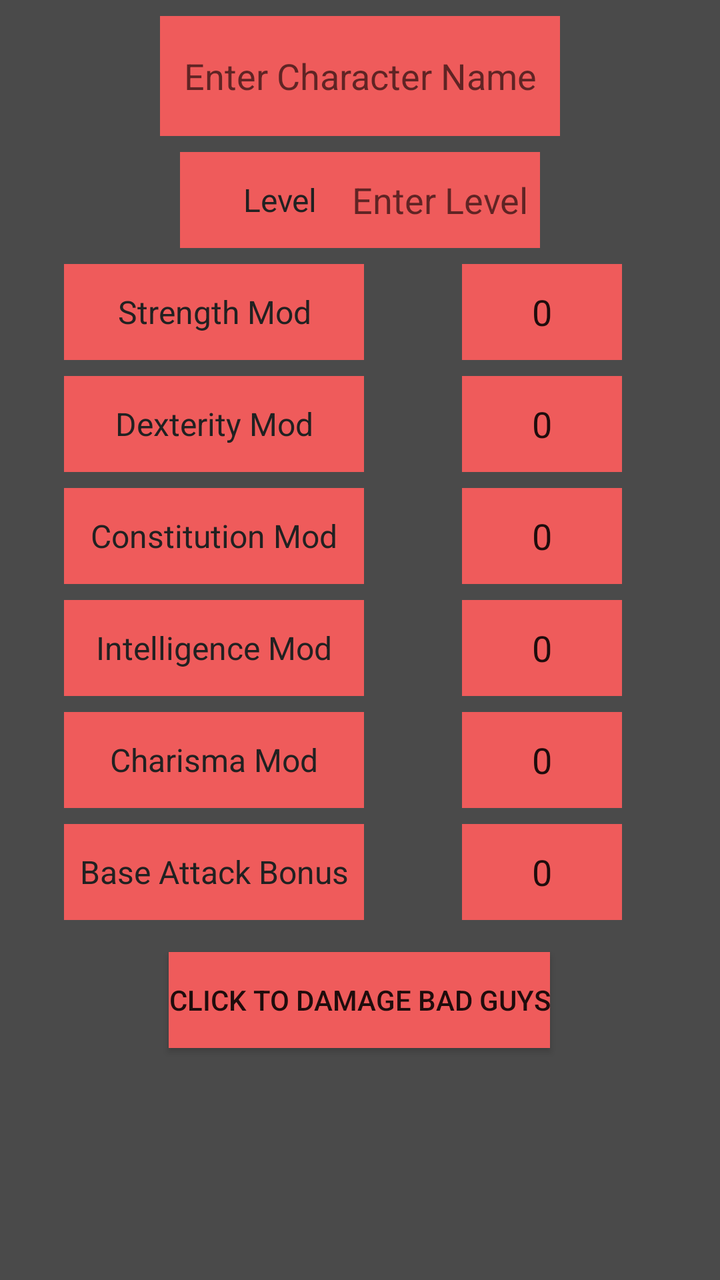
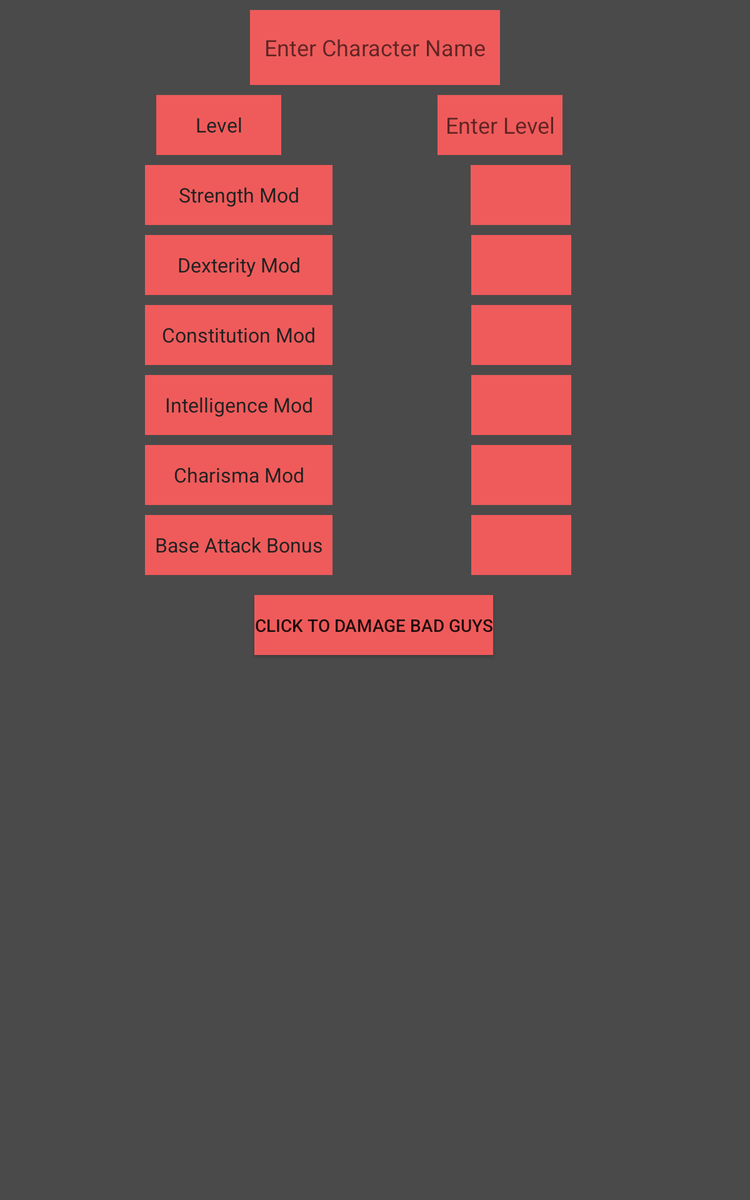

One screen, two layout resources from the same app: the default and the author's alternative for another configuration. Each is rendered where Android would select it; the XML of both is given below.
<!-- AndroidManifest.xml: application theme Theme.DNDFinalProject -->
<!-- res/layout/activity_main.xml -->
<?xml version="1.0" encoding="utf-8"?>
<androidx.constraintlayout.widget.ConstraintLayout xmlns:android="http://schemas.android.com/apk/res/android"
    xmlns:app="http://schemas.android.com/apk/res-auto"
    xmlns:tools="http://schemas.android.com/tools"
    android:layout_width="match_parent"
    android:layout_height="match_parent"
    tools:context=".MainActivity"
    android:background="@color/grey">

    <TextView
        android:id="@+id/str_textView"
        android:layout_width="150dp"
        android:layout_height="48dp"
        android:layout_marginStart="32dp"
        android:layout_marginTop="8dp"
        android:background="#EF5B5B"
        android:gravity="center"
        android:text="@string/strength_text"
        android:textColor="#212121"
        android:textSize="16sp"
        app:layout_constraintStart_toStartOf="parent"
        app:layout_constraintTop_toBottomOf="@+id/textView_level" />

    <TextView
        android:id="@+id/dex_textView"
        android:layout_width="150dp"
        android:layout_height="48dp"
        android:layout_marginStart="32dp"
        android:layout_marginTop="8dp"
        android:background="#EF5B5B"
        android:gravity="center"
        android:text="@string/dexterity_text"
        android:textColor="#212121"
        android:textSize="16sp"
        app:layout_constraintStart_toStartOf="parent"
        app:layout_constraintTop_toBottomOf="@+id/str_textView" />

    <TextView
        android:id="@+id/con_textView"
        android:layout_width="150dp"
        android:layout_height="48dp"
        android:layout_marginStart="32dp"
        android:layout_marginTop="8dp"
        android:background="#EF5B5B"
        android:gravity="center"
        android:text="@string/constitution_text"
        android:textColor="#212121"
        android:textSize="16sp"
        app:layout_constraintStart_toStartOf="parent"
        app:layout_constraintTop_toBottomOf="@+id/dex_textView" />

    <TextView
        android:id="@+id/int_textView"
        android:layout_width="150dp"
        android:layout_height="48dp"
        android:layout_marginStart="32dp"
        android:layout_marginTop="8dp"
        android:background="#EF5B5B"
        android:gravity="center"
        android:text="@string/intelligence_text"
        android:textColor="#212121"
        android:textSize="16sp"
        app:layout_constraintStart_toStartOf="parent"
        app:layout_constraintTop_toBottomOf="@+id/con_textView" />

    <TextView
        android:id="@+id/cha_textView"
        android:layout_width="150dp"
        android:layout_height="48dp"
        android:layout_marginStart="32dp"
        android:layout_marginTop="8dp"
        android:background="#EF5B5B"
        android:gravity="center"
        android:text="@string/charisma_text"
        android:textColor="#212121"
        android:textSize="16sp"
        app:layout_constraintStart_toStartOf="parent"
        app:layout_constraintTop_toBottomOf="@+id/int_textView" />

    <TextView
        android:id="@+id/bab_textView"
        android:layout_width="150dp"
        android:layout_height="48dp"
        android:layout_marginStart="32dp"
        android:layout_marginTop="8dp"
        android:background="#EF5B5B"
        android:gravity="center"
        android:text="@string/base_attack_bonus_text"
        android:textColor="#212121"
        android:textSize="16sp"
        app:layout_constraintStart_toStartOf="parent"
        app:layout_constraintTop_toBottomOf="@+id/cha_textView" />

    <EditText
        android:id="@+id/editTextCharName"
        android:layout_width="200dp"
        android:layout_height="60dp"
        android:layout_marginTop="8dp"
        android:background="#EF5B5B"
        android:ems="10"
        android:hint="@string/enter_character_name_text"
        android:importantForAutofill="no"
        android:inputType="textPersonName"
        android:textAlignment="center"
        app:layout_constraintEnd_toEndOf="parent"
        app:layout_constraintStart_toStartOf="parent"
        app:layout_constraintTop_toTopOf="parent"
        tools:ignore="TouchTargetSizeCheck,TextContrastCheck" />

    <TextView
        android:id="@+id/textView_level"
        android:layout_width="100dp"
        android:layout_height="48dp"
        android:layout_marginTop="8dp"
        android:background="#EF5B5B"
        android:gravity="center"
        android:text="@string/level_text"
        android:textColor="#212121"
        android:textSize="16sp"
        app:layout_constraintEnd_toEndOf="@+id/editTextCharName"
        app:layout_constraintStart_toStartOf="parent"
        app:layout_constraintTop_toBottomOf="@+id/editTextCharName" />

    <EditText
        android:id="@+id/editTextCharLevel"
        android:layout_width="100dp"
        android:layout_height="48dp"
        android:layout_marginTop="8dp"
        android:background="#EF5B5B"
        android:ems="10"
        android:hint="@string/enter_level_text"
        android:importantForAutofill="no"
        android:inputType="textPersonName"
        android:textAlignment="center"
        app:layout_constraintEnd_toEndOf="parent"
        app:layout_constraintStart_toStartOf="@+id/editTextCharName"
        app:layout_constraintTop_toBottomOf="@+id/editTextCharName"
        tools:ignore="TextContrastCheck" />

    <EditText
        android:id="@+id/editTextNumber_Str"
        android:layout_width="80dp"
        android:layout_height="48dp"
        android:layout_marginTop="8dp"
        android:background="#EF5B5B"
        android:ems="10"
        android:importantForAutofill="no"
        android:inputType="numberSigned"
        android:text="@string/_0"
        android:textAlignment="center"
        app:layout_constraintEnd_toEndOf="parent"
        app:layout_constraintStart_toEndOf="@+id/str_textView"
        app:layout_constraintTop_toBottomOf="@+id/editTextCharLevel"
        tools:ignore="SpeakableTextPresentCheck" />

    <EditText
        android:id="@+id/editTextNumber_Dex"
        android:layout_width="80dp"
        android:layout_height="48dp"
        android:layout_marginTop="8dp"
        android:background="#EF5B5B"
        android:ems="10"
        android:importantForAutofill="no"
        android:inputType="numberSigned"
        android:textAlignment="center"
        android:text="@string/_0"
        app:layout_constraintEnd_toEndOf="parent"
        app:layout_constraintStart_toEndOf="@+id/dex_textView"
        app:layout_constraintTop_toBottomOf="@+id/editTextNumber_Str"
        tools:ignore="SpeakableTextPresentCheck" />

    <EditText
        android:id="@+id/editTextNumber_Con"
        android:layout_width="80dp"
        android:layout_height="48dp"
        android:layout_marginTop="8dp"
        android:background="#EF5B5B"
        android:ems="10"
        android:importantForAutofill="no"
        android:inputType="numberSigned"
        android:textAlignment="center"
        android:text="@string/_0"
        app:layout_constraintEnd_toEndOf="parent"
        app:layout_constraintStart_toEndOf="@+id/con_textView"
        app:layout_constraintTop_toBottomOf="@+id/editTextNumber_Dex"
        tools:ignore="SpeakableTextPresentCheck" />

    <EditText
        android:id="@+id/editTextNumber_Int"
        android:layout_width="80dp"
        android:layout_height="48dp"
        android:layout_marginTop="8dp"
        android:background="#EF5B5B"
        android:ems="10"
        android:importantForAutofill="no"
        android:inputType="numberSigned"
        android:textAlignment="center"
        android:text="@string/_0"
        app:layout_constraintEnd_toEndOf="parent"
        app:layout_constraintStart_toEndOf="@+id/int_textView"
        app:layout_constraintTop_toBottomOf="@+id/editTextNumber_Con"
        tools:ignore="SpeakableTextPresentCheck" />

    <EditText
        android:id="@+id/editTextNumber_Cha"
        android:layout_width="80dp"
        android:layout_height="48dp"
        android:layout_marginTop="8dp"
        android:background="#EF5B5B"
        android:ems="10"
        android:importantForAutofill="no"
        android:inputType="numberSigned"
        android:textAlignment="center"
        android:text="@string/_0"
        app:layout_constraintEnd_toEndOf="parent"
        app:layout_constraintStart_toEndOf="@+id/cha_textView"
        app:layout_constraintTop_toBottomOf="@+id/editTextNumber_Int"
        tools:ignore="SpeakableTextPresentCheck" />

    <EditText
        android:id="@+id/editTextNumber_BAB"
        android:layout_width="80dp"
        android:layout_height="48dp"
        android:layout_marginTop="8dp"
        android:background="#EF5B5B"
        android:ems="10"
        android:importantForAutofill="no"
        android:inputType="numberSigned"
        android:textAlignment="center"
        android:text="@string/_0"
        app:layout_constraintEnd_toEndOf="parent"
        app:layout_constraintStart_toEndOf="@+id/bab_textView"
        app:layout_constraintTop_toBottomOf="@+id/editTextNumber_Cha"
        tools:ignore="SpeakableTextPresentCheck" />

    <Button
        android:id="@+id/button_Proceed"
        android:layout_width="wrap_content"
        android:layout_height="wrap_content"
        android:layout_marginTop="16dp"
        android:background="#EF5B5B"
        android:text="@string/click_to_damage_bad_guys"
        android:onClick="toCalculation"
        app:layout_constraintEnd_toEndOf="parent"
        app:layout_constraintHorizontal_bias="0.498"
        app:layout_constraintStart_toStartOf="parent"
        app:layout_constraintTop_toBottomOf="@+id/bab_textView"
        tools:ignore="TextContrastCheck" />

</androidx.constraintlayout.widget.ConstraintLayout>
<!-- resources referenced by this layout -->
<resources>
  <color name="grey">#4A4A4A</color>
  <string name="_0">0</string>
  <string name="base_attack_bonus_text">Base Attack Bonus</string>
  <string name="charisma_text">Charisma Mod</string>
  <string name="click_to_damage_bad_guys">Click To Damage Bad Guys</string>
  <string name="constitution_text">Constitution Mod</string>
  <string name="dexterity_text">Dexterity Mod</string>
  <string name="enter_character_name_text">Enter Character Name</string>
  <string name="enter_level_text">Enter Level</string>
  <string name="intelligence_text">Intelligence Mod</string>
  <string name="level_text">Level</string>
  <string name="strength_text">Strength Mod</string>
  <style name="Theme.DNDFinalProject" parent="Theme.MaterialComponents.DayNight.DarkActionBar">
          
          <item name="colorPrimary">@color/purple_500</item>
          <item name="colorPrimaryVariant">@color/purple_700</item>
          <item name="colorOnPrimary">@color/white</item>
          
          <item name="colorSecondary">@color/teal_200</item>
          <item name="colorSecondaryVariant">@color/teal_700</item>
          <item name="colorOnSecondary">@color/black</item>
          
          <item name="android:statusBarColor" tools:targetApi="l">?attr/colorPrimaryVariant</item>
          
      </style>
  <color name="purple_500">#FF6200EE</color>
  <color name="purple_700">#FF3700B3</color>
  <color name="white">#FFFFFFFF</color>
  <color name="teal_200">#FF03DAC5</color>
  <color name="teal_700">#FF018786</color>
  <color name="black">#FF000000</color>
</resources>
<!-- res/layout-sw600dp/activity_main.xml (the author's variant of the layout above) -->
<!-- drawn on a 7-inch tablet held upright -->
<?xml version="1.0" encoding="utf-8"?>
<androidx.constraintlayout.widget.ConstraintLayout xmlns:android="http://schemas.android.com/apk/res/android"
    xmlns:app="http://schemas.android.com/apk/res-auto"
    xmlns:tools="http://schemas.android.com/tools"
    android:layout_width="match_parent"
    android:layout_height="match_parent"
    tools:context=".MainActivity"
    android:background="@color/grey">

    <TextView
        android:id="@+id/str_textView"
        android:layout_width="150dp"
        android:layout_height="48dp"
        android:layout_marginStart="32dp"
        android:layout_marginTop="8dp"
        android:background="#EF5B5B"
        android:gravity="center"
        android:text="@string/strength_text"
        android:textColor="#212121"
        android:textSize="16sp"
        app:layout_constraintEnd_toStartOf="@+id/editTextCharLevel"
        app:layout_constraintStart_toStartOf="parent"
        app:layout_constraintTop_toBottomOf="@+id/textView_level" />

    <TextView
        android:id="@+id/dex_textView"
        android:layout_width="150dp"
        android:layout_height="48dp"
        android:layout_marginStart="32dp"
        android:layout_marginTop="8dp"
        android:background="#EF5B5B"
        android:gravity="center"
        android:text="@string/dexterity_text"
        android:textColor="#212121"
        android:textSize="16sp"
        app:layout_constraintEnd_toStartOf="@+id/editTextCharLevel"
        app:layout_constraintStart_toStartOf="parent"
        app:layout_constraintTop_toBottomOf="@+id/str_textView" />

    <TextView
        android:id="@+id/con_textView"
        android:layout_width="150dp"
        android:layout_height="48dp"
        android:layout_marginStart="32dp"
        android:layout_marginTop="8dp"
        android:background="#EF5B5B"
        android:gravity="center"
        android:text="@string/constitution_text"
        android:textColor="#212121"
        android:textSize="16sp"
        app:layout_constraintEnd_toStartOf="@+id/editTextCharLevel"
        app:layout_constraintStart_toStartOf="parent"
        app:layout_constraintTop_toBottomOf="@+id/dex_textView" />

    <TextView
        android:id="@+id/int_textView"
        android:layout_width="150dp"
        android:layout_height="48dp"
        android:layout_marginStart="32dp"
        android:layout_marginTop="8dp"
        android:background="#EF5B5B"
        android:gravity="center"
        android:text="@string/intelligence_text"
        android:textColor="#212121"
        android:textSize="16sp"
        app:layout_constraintEnd_toStartOf="@+id/editTextCharLevel"
        app:layout_constraintStart_toStartOf="parent"
        app:layout_constraintTop_toBottomOf="@+id/con_textView" />

    <TextView
        android:id="@+id/cha_textView"
        android:layout_width="150dp"
        android:layout_height="48dp"
        android:layout_marginStart="32dp"
        android:layout_marginTop="8dp"
        android:background="#EF5B5B"
        android:gravity="center"
        android:text="@string/charisma_text"
        android:textColor="#212121"
        android:textSize="16sp"
        app:layout_constraintEnd_toStartOf="@+id/editTextCharLevel"
        app:layout_constraintStart_toStartOf="parent"
        app:layout_constraintTop_toBottomOf="@+id/int_textView" />

    <TextView
        android:id="@+id/bab_textView"
        android:layout_width="150dp"
        android:layout_height="48dp"
        android:layout_marginStart="32dp"
        android:layout_marginTop="8dp"
        android:background="#EF5B5B"
        android:gravity="center"
        android:text="@string/base_attack_bonus_text"
        android:textColor="#212121"
        android:textSize="16sp"
        app:layout_constraintEnd_toStartOf="@+id/editTextCharLevel"
        app:layout_constraintStart_toStartOf="parent"
        app:layout_constraintTop_toBottomOf="@+id/cha_textView" />

    <EditText
        android:id="@+id/editTextCharName"
        android:layout_width="200dp"
        android:layout_height="60dp"
        android:layout_marginTop="8dp"
        android:background="#EF5B5B"
        android:ems="10"
        android:hint="@string/enter_character_name_text"
        android:importantForAutofill="no"
        android:inputType="textPersonName"
        android:textAlignment="center"
        app:layout_constraintEnd_toEndOf="parent"
        app:layout_constraintStart_toStartOf="parent"
        app:layout_constraintTop_toTopOf="parent"
        tools:ignore="TouchTargetSizeCheck,TextContrastCheck" />

    <TextView
        android:id="@+id/textView_level"
        android:layout_width="100dp"
        android:layout_height="48dp"
        android:layout_marginTop="8dp"
        android:background="#EF5B5B"
        android:gravity="center"
        android:text="@string/level_text"
        android:textColor="#212121"
        android:textSize="16sp"
        app:layout_constraintEnd_toStartOf="@+id/editTextCharLevel"
        app:layout_constraintStart_toStartOf="parent"
        app:layout_constraintTop_toBottomOf="@+id/editTextCharName" />

    <EditText
        android:id="@+id/editTextCharLevel"
        android:layout_width="100dp"
        android:layout_height="48dp"
        android:layout_marginTop="8dp"
        android:background="#EF5B5B"
        android:ems="10"
        android:hint="@string/enter_level_text"
        android:importantForAutofill="no"
        android:inputType="textPersonName"
        android:textAlignment="center"
        app:layout_constraintEnd_toEndOf="parent"
        app:layout_constraintStart_toStartOf="@+id/editTextCharName"
        app:layout_constraintTop_toBottomOf="@+id/editTextCharName"
        tools:ignore="TextContrastCheck" />

    <EditText
        android:id="@+id/editTextNumber_Str"
        android:layout_width="80dp"
        android:layout_height="48dp"
        android:layout_marginStart="8dp"
        android:layout_marginTop="8dp"
        android:background="#EF5B5B"
        android:ems="10"
        android:importantForAutofill="no"
        android:inputType="number"
        android:textAlignment="center"
        app:layout_constraintEnd_toEndOf="parent"
        app:layout_constraintStart_toEndOf="@+id/textView_level"
        app:layout_constraintTop_toBottomOf="@+id/editTextCharLevel"
        tools:ignore="SpeakableTextPresentCheck" />

    <EditText
        android:id="@+id/editTextNumber_Dex"
        android:layout_width="80dp"
        android:layout_height="48dp"
        android:layout_marginTop="8dp"
        android:layout_marginEnd="32dp"
        android:background="#EF5B5B"
        android:ems="10"
        android:importantForAutofill="no"
        android:inputType="number"
        android:textAlignment="center"
        app:layout_constraintEnd_toEndOf="parent"
        app:layout_constraintStart_toEndOf="@+id/dex_textView"
        app:layout_constraintTop_toBottomOf="@+id/editTextNumber_Str"
        tools:ignore="SpeakableTextPresentCheck" />

    <EditText
        android:id="@+id/editTextNumber_Con"
        android:layout_width="80dp"
        android:layout_height="48dp"
        android:layout_marginTop="8dp"
        android:layout_marginEnd="32dp"
        android:background="#EF5B5B"
        android:ems="10"
        android:importantForAutofill="no"
        android:inputType="number"
        android:textAlignment="center"
        app:layout_constraintEnd_toEndOf="parent"
        app:layout_constraintStart_toEndOf="@+id/con_textView"
        app:layout_constraintTop_toBottomOf="@+id/editTextNumber_Dex"
        tools:ignore="SpeakableTextPresentCheck" />

    <EditText
        android:id="@+id/editTextNumber_Int"
        android:layout_width="80dp"
        android:layout_height="48dp"
        android:layout_marginTop="8dp"
        android:layout_marginEnd="32dp"
        android:background="#EF5B5B"
        android:ems="10"
        android:importantForAutofill="no"
        android:inputType="number"
        android:textAlignment="center"
        app:layout_constraintEnd_toEndOf="parent"
        app:layout_constraintStart_toEndOf="@+id/int_textView"
        app:layout_constraintTop_toBottomOf="@+id/editTextNumber_Con"
        tools:ignore="SpeakableTextPresentCheck" />

    <EditText
        android:id="@+id/editTextNumber_Cha"
        android:layout_width="80dp"
        android:layout_height="48dp"
        android:layout_marginTop="8dp"
        android:layout_marginEnd="32dp"
        android:background="#EF5B5B"
        android:ems="10"
        android:importantForAutofill="no"
        android:inputType="number"
        android:textAlignment="center"
        app:layout_constraintEnd_toEndOf="parent"
        app:layout_constraintStart_toEndOf="@+id/cha_textView"
        app:layout_constraintTop_toBottomOf="@+id/editTextNumber_Int"
        tools:ignore="SpeakableTextPresentCheck" />

    <EditText
        android:id="@+id/editTextNumber_BAB"
        android:layout_width="80dp"
        android:layout_height="48dp"
        android:layout_marginTop="8dp"
        android:layout_marginEnd="32dp"
        android:background="#EF5B5B"
        android:ems="10"
        android:importantForAutofill="no"
        android:inputType="number"
        android:textAlignment="center"
        app:layout_constraintEnd_toEndOf="parent"
        app:layout_constraintStart_toEndOf="@+id/bab_textView"
        app:layout_constraintTop_toBottomOf="@+id/editTextNumber_Cha"
        tools:ignore="SpeakableTextPresentCheck" />

    <Button
        android:id="@+id/button_Proceed"
        android:layout_width="wrap_content"
        android:layout_height="wrap_content"
        android:layout_marginTop="16dp"
        android:background="#EF5B5B"
        android:text="@string/click_to_damage_bad_guys"
        android:onClick="toCalculation"
        app:layout_constraintEnd_toEndOf="parent"
        app:layout_constraintHorizontal_bias="0.498"
        app:layout_constraintStart_toStartOf="parent"
        app:layout_constraintTop_toBottomOf="@+id/bab_textView"
        tools:ignore="TextContrastCheck" />

</androidx.constraintlayout.widget.ConstraintLayout>
<!-- resources referenced by the variant -->
<!-- as a 7-inch tablet held upright resolves them -->
<resources>
  <color name="grey">#4A4A4A</color>
  <string name="base_attack_bonus_text">Base Attack Bonus</string>
  <string name="charisma_text">Charisma Mod</string>
  <string name="click_to_damage_bad_guys">Click To Damage Bad Guys</string>
  <string name="constitution_text">Constitution Mod</string>
  <string name="dexterity_text">Dexterity Mod</string>
  <string name="enter_character_name_text">Enter Character Name</string>
  <string name="enter_level_text">Enter Level</string>
  <string name="intelligence_text">Intelligence Mod</string>
  <string name="level_text">Level</string>
  <string name="strength_text">Strength Mod</string>
  <style name="Theme.DNDFinalProject" parent="Theme.MaterialComponents.DayNight.DarkActionBar">
          
          <item name="colorPrimary">@color/purple_500</item>
          <item name="colorPrimaryVariant">@color/purple_700</item>
          <item name="colorOnPrimary">@color/white</item>
          
          <item name="colorSecondary">@color/teal_200</item>
          <item name="colorSecondaryVariant">@color/teal_700</item>
          <item name="colorOnSecondary">@color/black</item>
          
          <item name="android:statusBarColor" tools:targetApi="l">?attr/colorPrimaryVariant</item>
          
      </style>
  <color name="purple_500">#FF6200EE</color>
  <color name="purple_700">#FF3700B3</color>
  <color name="white">#FFFFFFFF</color>
  <color name="teal_200">#FF03DAC5</color>
  <color name="teal_700">#FF018786</color>
  <color name="black">#FF000000</color>
</resources>
